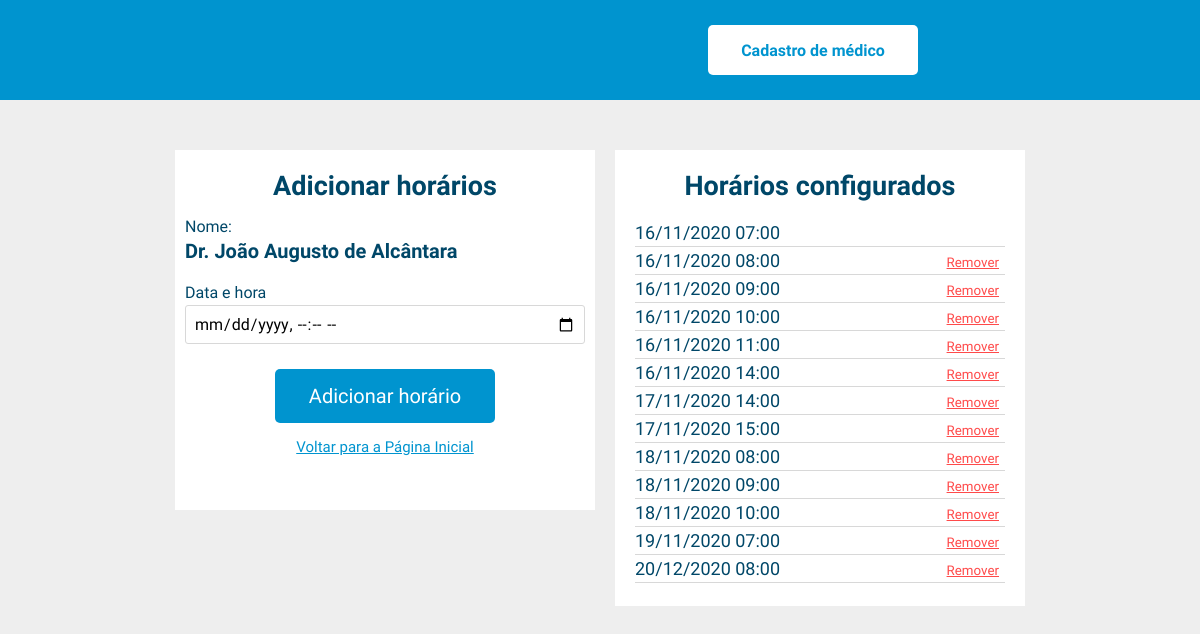
/src/view/config-horarios.php?id=12&medico=true, run on the app's committed database.
### tables this page shows
CREATE TABLE `medico` (
  `id` int NOT NULL,
  `email` varchar(255) NOT NULL,
  `nome` varchar(255) NOT NULL,
  `senha` varchar(50) DEFAULT NULL,
  `data_criacao` timestamp NULL DEFAULT NULL,
  `data_alteracao` timestamp NULL DEFAULT NULL
);

CREATE TABLE `horario` (
  `id` int NOT NULL,
  `id_medico` int NOT NULL,
  `data_horario` datetime DEFAULT NULL,
  `horario_agendado` tinyint(1) DEFAULT '0',
  `data_criacao` timestamp NULL DEFAULT NULL,
  `data_alteracao` timestamp NULL DEFAULT NULL
);

### src/model/conexao-banco-dados.php (called while the page is built, shortened)
<?php
class Conexao {
  public function __construct() {
      try {
          $db = 'mysql:host='. DB_HOST .';dbname='. DB_NAME;
          $this->pdo = new PDO($db, DB_USER, DB_PASS);
      } catch(PDOException $e){
          print $e->getMessage();
      }
  }
}
?>

### src/model/medico-classe-dao.php (called while the page is built, shortened)
<?php
include_once 'conexao-banco-dados.php';
class MedicoDAO extends Conexao {
    public function visualizaMedico(Medico $medico) {
        try {
            $stmt = $this->pdo->prepare('SELECT * FROM medico WHERE id = :id' );
            $stmt->bindValue(':id', $medico->getId());
            if ($stmt->execute()) {
                $dado = $stmt->fetch(PDO::FETCH_OBJ);
                $medico->setId($dado->id);
                $medico->setEmail($dado->email);
                $medico->setNome($dado->nome);
                $medico->setSenha($dado->senha);
                return $medico;
            }
            else
            {
                return false;
            }
        }
        catch (PDOException  $e) {
            print $e->getMessage();
        }
    }
}
?>

### src/model/medico-classe.php (called while the page is built, shortened)
<?php
class Medico {
  private $id;
  private $nome;
  function __construct() {
      $this->id    = '';
      $this->nome  = '';
  }
  function setId($id) { $this->id = $id; }
  function getId() { return $this->id; }
  function setNome($nome) { $this->nome = $nome; }
  function getNome() { return $this->nome; }
}
?>

### src/model/horario-classe-dao.php (called while the page is built, shortened)
<?php
include_once 'conexao-banco-dados.php';
include_once 'medico-classe.php';
class HorarioDAO extends Conexao {
    public function listaHorarios($id_medico) {
        try {
            $stmt = $this->pdo->prepare('SELECT * FROM horario WHERE id_medico = :id_medico ORDER BY data_horario ASC' );
            $stmt->bindValue(':id_medico', $id_medico);
            if ($stmt->execute()) {
                $dados = $stmt->fetchAll(PDO::FETCH_OBJ);
                return $dados;
            }
            else
            {
                return false;
            }
        }
        catch (PDOException  $e) {
            print $e->getMessage();
        }
    }
}
?>

### src/view/config-horarios.php (the view, shortened to what this page needs)
<?php
  include '../header.php';
  include '../model/medico-classe.php';
  include '../model/medico-classe-dao.php';
  include '../model/horario-classe-dao.php';
  if($_GET['medico']) {
    $medicoDAO = new MedicoDAO();
    $medico = new Medico();
    $id_medico = $_GET['id'];
    $medico->setId($id_medico);
    $usuario = $medicoDAO->visualizaMedico($medico);
  }
  ?>
  <div class="config-container flex-row">
    <div class="form-container flex-column">
      <h1>Adicionar horários</h1>
      <form class="flex-column" method='post' action='../controller/horario-controller.php'>
          <label for ="nome">Nome:</label>
          <div class="nome-medico">
            <?php echo $usuario->getNome() ?>
          </div>
          <label for ="dataehora">Data e hora</label>
          <input type='datetime-local' name='data' required/>
          <button class='button' type='submit' name='adiciona-horario'>Adicionar horário</button>
      </form>
      <a href='../index.php'>Voltar para a Página Inicial</a>
    </div>
    <div class="horarios-container flex-column">
      <h1>Horários configurados</h1>
      <?php
      $horarioDAO = new HorarioDAO();
      $horarios = $horarioDAO->listaHorarios($id_medico);
      if($horarios) {
        foreach ($horarios as $horario) {
          ?>
          <div class="horario-container flex-row">
              <?php echo date_format(new DateTime($horario->data_horario), 'd/m/Y H:i');
                if($horario->horario_agendado == 0) { ?>
                  <form method='post' action='../controller/horario-controller.php'>
                    <button class="button" type='submit' name='remove'>Remover</button>
                  </form>
                <?php
                }
              ?>
          </div>
          <?php
        }
      }
      else {
        echo "Sem horários";
      }
      ?>
    </div>
  </div>
</div>
</body>
</html>

### src/model/css/style.css (style rules this page uses)
body { margin: 0; padding: 0; font-family: 'Signika', sans-serif; background: #eeeeee; }
.flex-row { display: flex; }
.flex-column { display: flex; flex-direction: column; }
h1 { font-weight: bold; font-size: 27px; color: #004768; margin: 0; }
a, a:visited, a:hover, a:active { color: inherit; text-decoration: none; }
.button { border: none; font-family: 'Signika', sans-serif; cursor: pointer; }
.form-container { background: #fff; width: 400px; padding: 10px; }
.form-container h1 { text-align: center; margin-top: 10px; margin-bottom: 15px; }
.form-container label { margin-bottom: 3px; color: #004768; }
.form-container input { padding: 8px; border-radius: 3px; border: 1px solid rgb(216, 216, 216); font-family: 'Signika', sans-serif; font-size: 16px; }
::placeholder { color: #b6b6b6; opacity: 1; }
.form-container .button { align-self: center; margin-top: 25px; margin-bottom: 15px; width: 55%; background: #0094CF; color: #fff; font-size: 20px; padding: 15px; border-radius: 5px; }
.form-container a { color: #0094CF; align-self: center; font-size: 15px; text-decoration: underline; margin-bottom: 15px; }
.form-container .nome-medico { font-weight: bold; color: #004768; font-size: 20px; margin-bottom: 20px; }
.config-container .form-container { max-height: 340px; margin-right: 20px; }
.horarios-container { width: 370px; background: #fff; padding: 20px; align-items: center; }
.horarios-container h1 { margin-bottom: 20px; }
.config-container .horario-container { width: 100%; justify-content: space-between; border-bottom: 1px solid rgb(216, 216, 216); padding-bottom: 3px; margin-bottom: 3px; color: #004768; font-size: 18px; }
.config-container .horario-container .button { background: none; text-decoration: underline; color: rgb(255, 74, 74); }

### data on the page
medico: nome "Dr. João Augusto de Alcântara"
horario: data_horario "16/11/2020 07:00"
horario: data_horario "16/11/2020 08:00"
horario: data_horario "16/11/2020 09:00"
horario: data_horario "16/11/2020 10:00"
horario: data_horario "16/11/2020 11:00"
horario: data_horario "16/11/2020 14:00"
horario: data_horario "17/11/2020 14:00"
horario: data_horario "17/11/2020 15:00"
horario: data_horario "18/11/2020 08:00"
horario: data_horario "18/11/2020 09:00"
horario: data_horario "18/11/2020 10:00"
horario: data_horario "19/11/2020 07:00"
horario: data_horario "20/12/2020 08:00"
